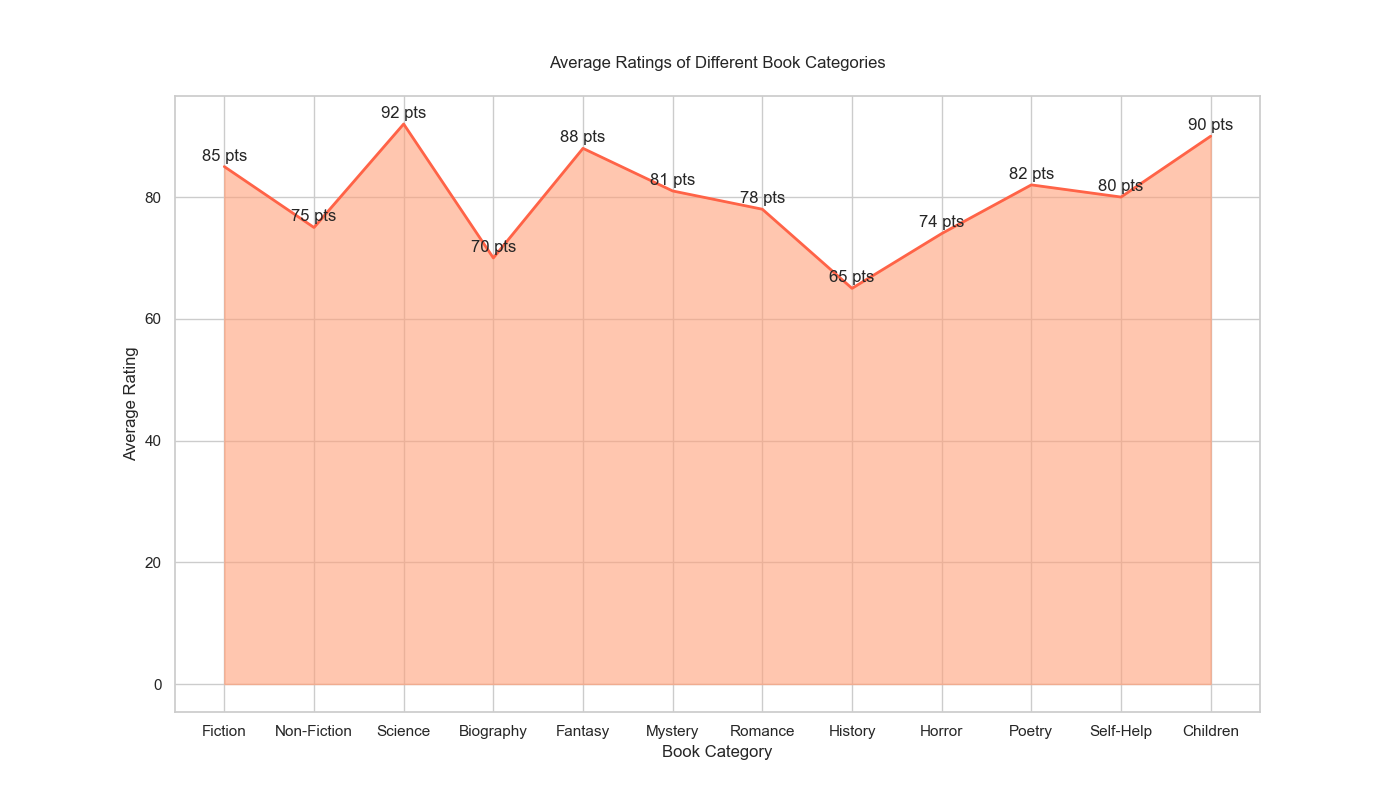

Source code (Python):

import pandas as pd
import matplotlib.pyplot as plt

# Data
data = {
    'Category': ['Fiction', 'Non-Fiction', 'Science', 'Biography', 'Fantasy', 'Mystery', 'Romance', 'History', 'Horror', 'Poetry', 'Self-Help', 'Children'],
    'AverageRating': [85, 75, 92, 70, 88, 81, 78, 65, 74, 82, 80, 90]
}
df = pd.DataFrame(data)

# Convert 'Category' to categorical type with proper order
df['Category'] = pd.Categorical(df['Category'], categories=data['Category'], ordered=True)

# Create the area chart
plt.figure(figsize=(14, 8))
plt.plot(df['Category'], df['AverageRating'], lw=2, color='#ff6347')

# Filling the area under the line
plt.fill_between(x=df['Category'], y1=df['AverageRating'], color='#ffa07a', alpha=0.6)

# Annotate the chart with text labels
for i in range(df.shape[0]):
    plt.text(df['Category'][i], df['AverageRating'][i] + 1, str(df['AverageRating'][i]) + ' pts', horizontalalignment='center')

# Customize the axes
plt.xlabel('Book Category')
plt.ylabel('Average Rating')
plt.title('Average Ratings of Different Book Categories', pad=20)

# Show the final plot
plt.show()
